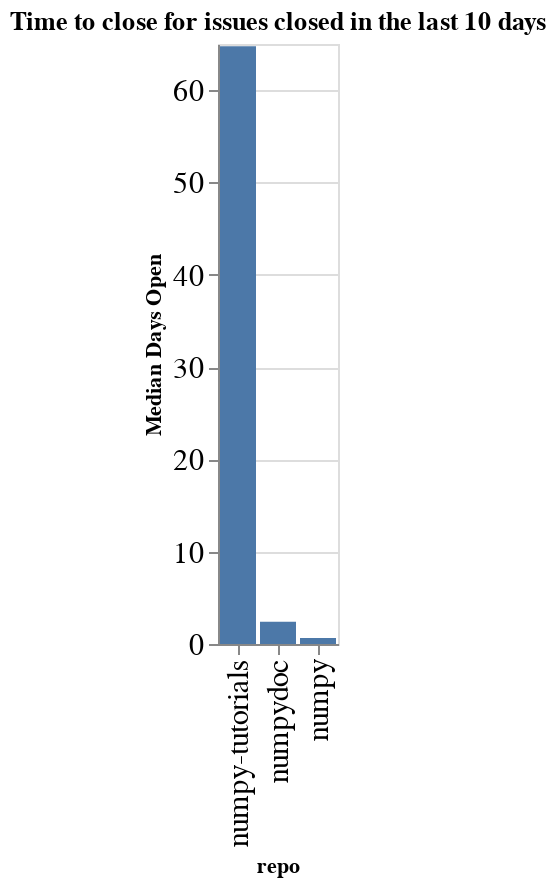

The notebook cell this image was saved under:
### Code cell
time_open = closed.groupby(['org', 'repo']).agg({'time_open': 'median'}).reset_index()
time_open['time_open'] = time_open['time_open'] / (60 * 60 * 24)
time_open['org/repo'] = time_open.apply(lambda a: a['org'] + '/' + a['repo'], axis=1)
sorted_vals = time_open.sort_values(['org', 'time_open'], ascending=False)['repo'].values
alt.Chart(data=time_open, title=f"Time to close for issues closed in the last {n_days} days").mark_bar().encode(
    x=alt.X('repo', sort=alt.Sort(sorted_vals.tolist())),
    y=alt.Y('time_open', title="Median Days Open"),
)

### Figure 1 — Vega-Lite specification as saved in the notebook (floating-point values rounded to 4 significant figures)
{"config": {"axisLeft": {"labelFontSize": 15}, "axisBottom": {"labelFontSize": 15}}, "data": {"name": "data-a8cdc013da4c3ac695b2bcdbe3fc4d38"}, "mark": "bar", "encoding": {"x": {"type": "nominal", "field": "repo", "sort": ["numpy-tutorials", "numpydoc", "numpy"]}, "y": {"type": "quantitative", "field": "time_open", "title": "Median Days Open"}}, "title": "Time to close for issues closed in the last 10 days", "$schema": "https://vega.github.io/schema/vega-lite/v4.8.1.json", "datasets": {"data-a8cdc013da4c3ac695b2bcdbe3fc4d38": [{"org": "numpy", "repo": "numpy", "time_open": 0.6368, "org/repo": "numpy/numpy"}, {"org": "numpy", "repo": "numpy-tutorials", "time_open": 64.75, "org/repo": "numpy/numpy-tutorials"}, {"org": "numpy", "repo": "numpydoc", "time_open": 2.404, "org/repo": "numpy/numpydoc"}]}}
